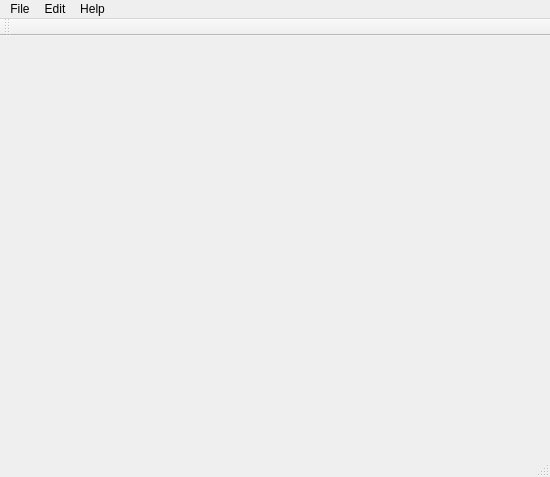
<?xml version="1.0" encoding="UTF-8"?>
<ui version="4.0">
 <class>MainWindow</class>
 <widget class="QMainWindow" name="MainWindow">
  <property name="geometry">
   <rect>
    <x>0</x>
    <y>0</y>
    <width>550</width>
    <height>477</height>
   </rect>
  </property>
  <property name="windowTitle">
   <string>MainWindow</string>
  </property>
  <widget class="QWidget" name="centralWidget"/>
  <widget class="QMenuBar" name="menuBar">
   <property name="geometry">
    <rect>
     <x>0</x>
     <y>0</y>
     <width>550</width>
     <height>24</height>
    </rect>
   </property>
   <widget class="QMenu" name="menuFile">
    <property name="title">
     <string>File</string>
    </property>
    <addaction name="actionNew"/>
    <addaction name="actionimport_Points"/>
    <addaction name="actionimport_Control_Points"/>
    <addaction name="actionexit"/>
   </widget>
   <widget class="QMenu" name="menuHelp">
    <property name="title">
     <string>Help</string>
    </property>
    <addaction name="actionAbout"/>
   </widget>
   <widget class="QMenu" name="menuEdit">
    <property name="title">
     <string>Edit</string>
    </property>
    <addaction name="actionOptions"/>
   </widget>
   <addaction name="menuFile"/>
   <addaction name="menuEdit"/>
   <addaction name="menuHelp"/>
  </widget>
  <widget class="QToolBar" name="mainToolBar">
   <attribute name="toolBarArea">
    <enum>TopToolBarArea</enum>
   </attribute>
   <attribute name="toolBarBreak">
    <bool>false</bool>
   </attribute>
  </widget>
  <widget class="QStatusBar" name="statusBar"/>
  <action name="actionNew">
   <property name="text">
    <string>New</string>
   </property>
  </action>
  <action name="actionimport_Points">
   <property name="text">
    <string>import Points</string>
   </property>
  </action>
  <action name="actionimport_Control_Points">
   <property name="text">
    <string>import Control Points</string>
   </property>
  </action>
  <action name="actionexit">
   <property name="text">
    <string>exit</string>
   </property>
  </action>
  <action name="actionAbout">
   <property name="text">
    <string>About</string>
   </property>
  </action>
  <action name="actionOptions">
   <property name="text">
    <string>Options</string>
   </property>
  </action>
 </widget>
 <layoutdefault spacing="6" margin="11"/>
 <resources/>
 <connections/>
</ui>
